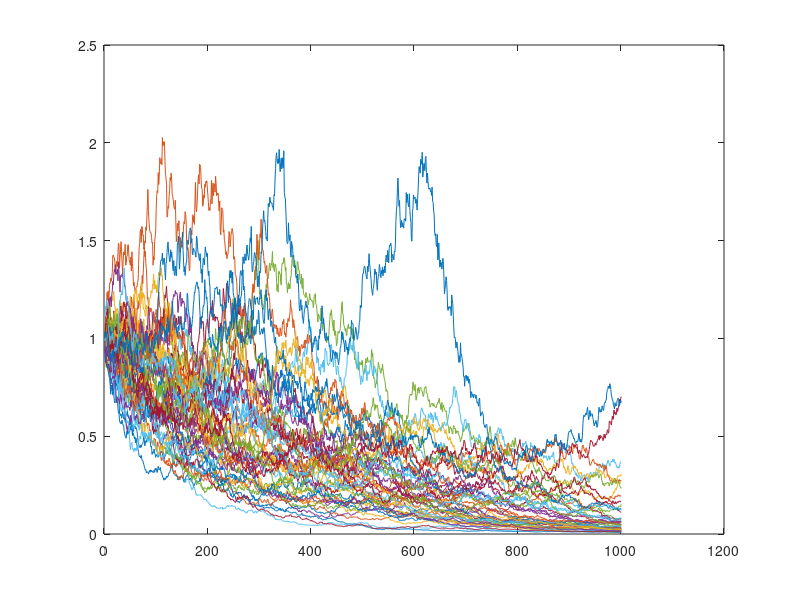

Write MATLAB code to recreate this figure.
clf
clear all
for(i=1:50)
    
    t=1;
    N=1000;
    h=[0:t/N:t];
    R1=normrnd(0,(t/N)^0.5,1,N);
	B1=[0,cumsum(R1)];
    mu=-3;
    sigma=1;
    %X=sigma*B1+mu*h;
    Y=exp(sigma*B1+mu*h);
    figure(6)
    plot(Y)
    hold on
end